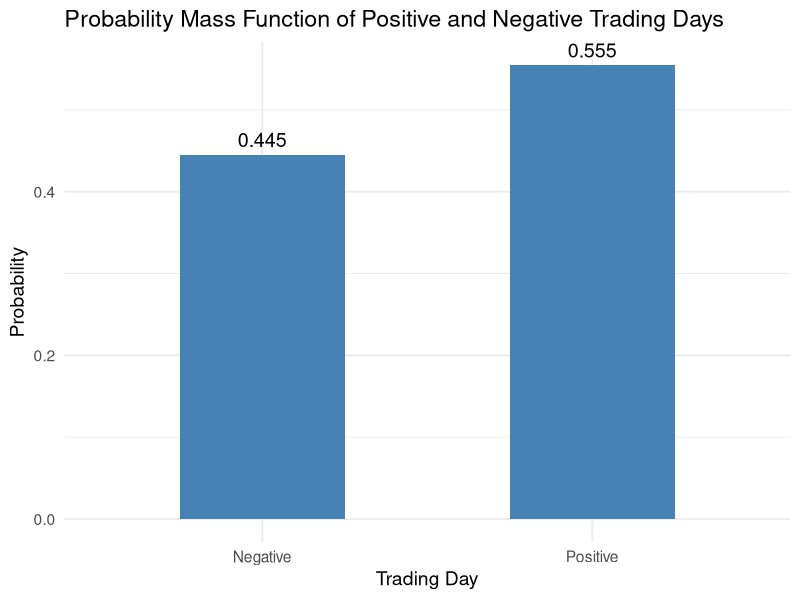
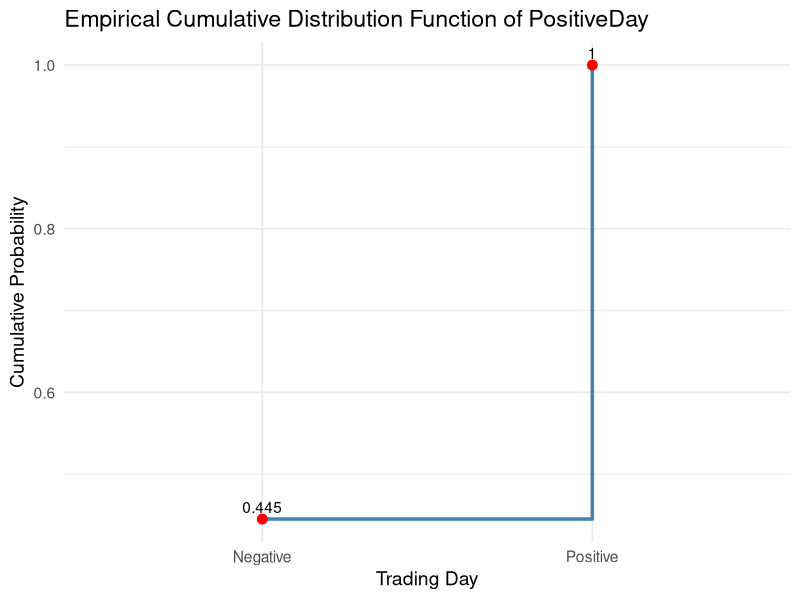
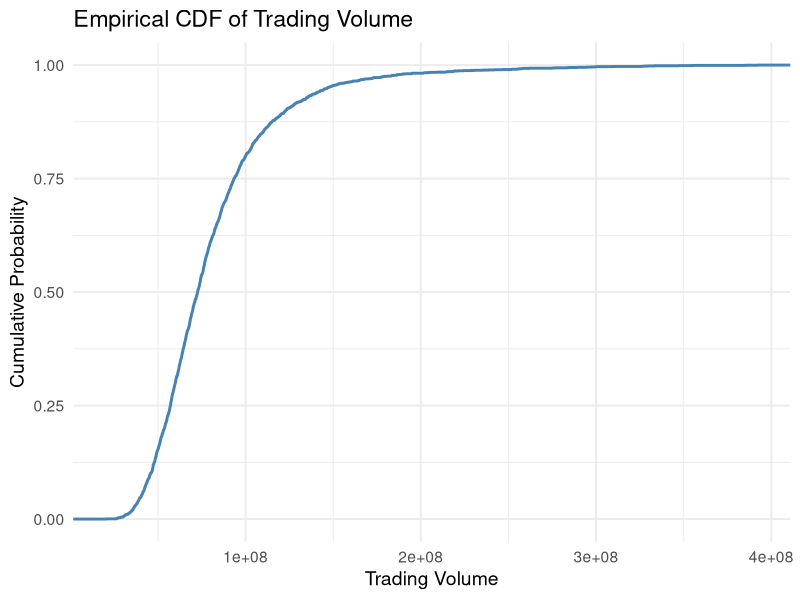

Write R code to recreate these figures, in order.
# Set Working Directory
setwd("C:/Random variable and probablity dis/CIA 1 A")

# Load Libraries
library(tidyverse)
library(ggplot2)

# Load Dataset
spy <- read.csv("SPY_Probability_Assignment.csv")

# PMF of PositiveDay

# Frequency Table
table(spy$PositiveDay)

# Empirical PMF
pmf_positive <- prop.table(table(spy$PositiveDay))
pmf_positive

# Convert to Data Frame
pmf_positive_df <- data.frame(
  PositiveDay = factor(
    names(pmf_positive),
    levels = c("0", "1"),
    labels = c("Negative", "Positive")
  ),
  Probability = as.numeric(pmf_positive)
)

pmf_positive_df

# PMF Bar Plot

ggplot(
  pmf_positive_df,
  aes(
    x = PositiveDay,
    y = Probability
  )
) +
  geom_col(
    fill = "steelblue",
    width = 0.5
  ) +
  geom_text(
    aes(label = round(Probability, 3)),
    vjust = -0.5,
    size = 5
  ) +
  labs(
    title = "Probability Mass Function of Positive and Negative Trading Days",
    x = "Trading Day",
    y = "Probability"
  ) +
  theme_minimal(base_size = 14)

# Bernoulli Distribution Fit

# Estimate Bernoulli Parameter
p_hat <- mean(spy$PositiveDay)
p_hat

# Theoretical Bernoulli PMF
x <- c(0, 1)

bernoulli_pmf <- ifelse(
  x == 1,
  p_hat,
  1 - p_hat
)
## 1:Positive   0:Negetive
bernoulli_df <- data.frame(
  Outcome = c("0", "1"),
  Theoretical = bernoulli_pmf
)

bernoulli_df

# Empirical vs Theoretical PMF

comparison <- data.frame(
  Outcome = c("Negative", "Positive"),
  Empirical = as.numeric(pmf_positive),
  Theoretical = bernoulli_pmf
)

comparison

# Empirical CDF of PositiveDay

cdf_positive <- cumsum(pmf_positive)

cdf_positive_df <- data.frame(
  Outcome = c("Negative", "Positive"),
  CDF = as.numeric(cdf_positive)
)

cdf_positive_df

# CDF Plot

ggplot(
  cdf_positive_df,
  aes(
    x = Outcome,
    y = CDF,
    group = 1
  )
) +
  geom_step(
    linewidth = 1.2,
    color = "steelblue"
  ) +
  geom_point(
    size = 3,
    color = "red"
  ) +
  geom_text(
    aes(label = round(CDF, 3)),
    vjust = -0.5
  ) +
  labs(
    title = "Empirical Cumulative Distribution Function of PositiveDay",
    x = "Trading Day",
    y = "Cumulative Probability"
  ) +
  theme_minimal(base_size = 14)

# Trading Volume

# Number of Unique Trading Volume Values
num_unique_volume <- length(unique(spy$Volume))

cat("Number of Unique Trading Volume Values:", num_unique_volume, "\n")

# Empirical PMF
pmf_volume <- prop.table(table(spy$Volume))

# Display First Few PMF Values
head(pmf_volume)

# Summary Statistics
summary(spy$Volume)

# Empirical CDF
volume_ecdf <- ecdf(spy$Volume)

# CDF Plot of Trading Volume

ggplot(spy, aes(x = Volume)) +
  stat_ecdf(
    geom = "step",
    linewidth = 1,
    color = "steelblue"
  ) +
  labs(
    title = "Empirical CDF of Trading Volume",
    x = "Trading Volume",
    y = "Cumulative Probability"
  ) +
  theme_minimal(base_size = 14)

# Note

cat(
  "\nTrading volume is a discrete random variable.\n",
  "However, it contains", num_unique_volume,
  "unique values, making the empirical PMF extremely sparse.\n",
  "Therefore, a PMF visualization is not presented, while the empirical CDF is used to summarize its distribution.\n"
)
